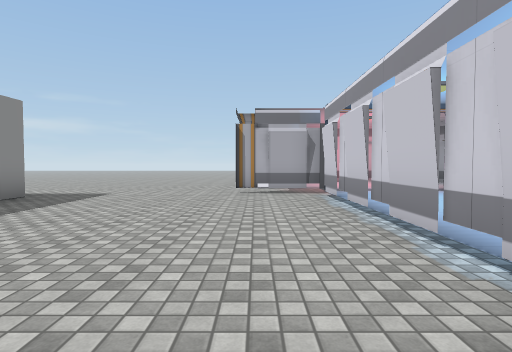
View 1 (above)

17 first-person views from a walk through a 3-D level made in the Unity game engine. The camera is 1.3 m above the floor, tilts 2° down and sees 80° across. The floor is counted in squares, 2 m on a side. Each view is taken from the middle of a square. On the plan, view 1 faces up. The plan holds only what a view shows up to about 10 squares ahead; the rest is blank. The place goes on beyond the plan. The player is left out. Some animated figures are left out. Door leaves are left out, so doorways stand open. Some surface patterns are stand-ins.

View 2
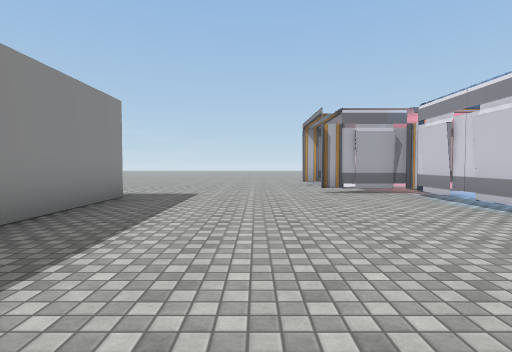

View 3
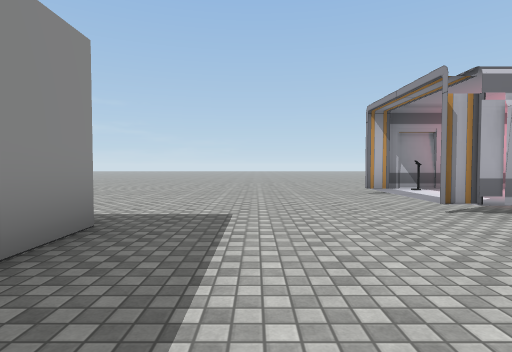

View 4
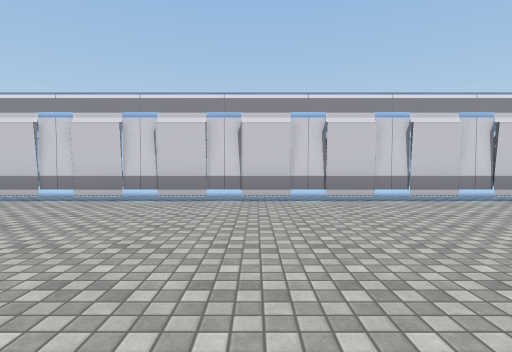

View 5
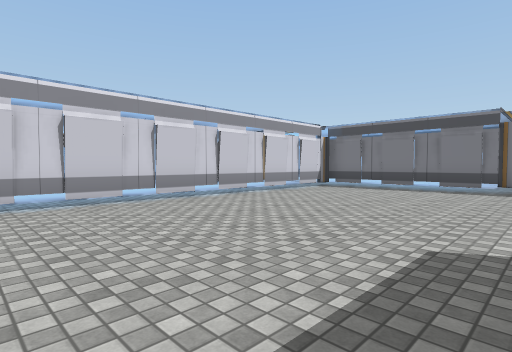

View 6
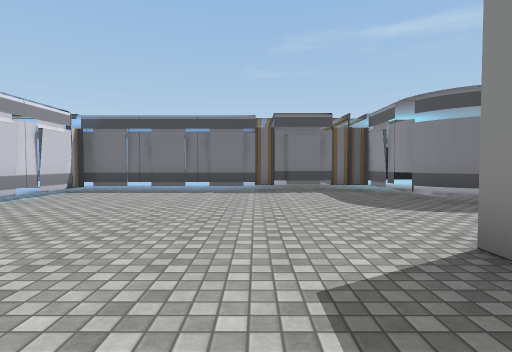

View 7
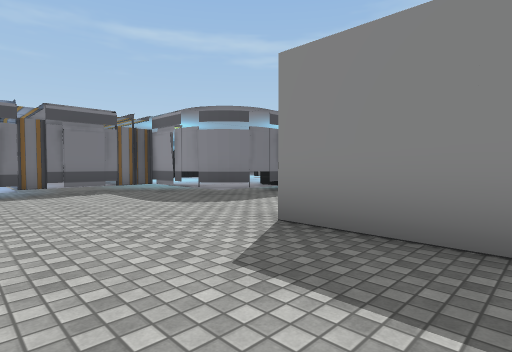

View 8
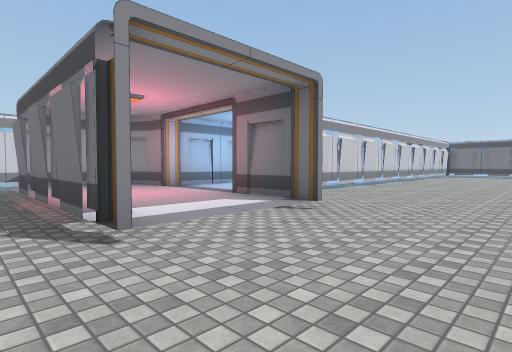

View 9
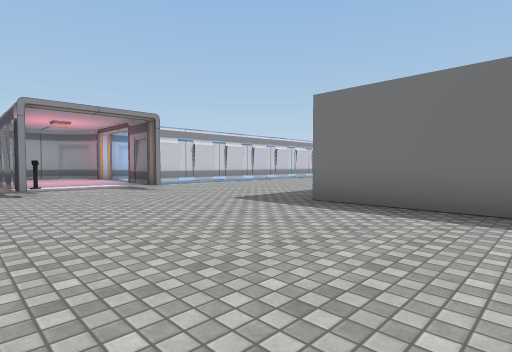

View 10
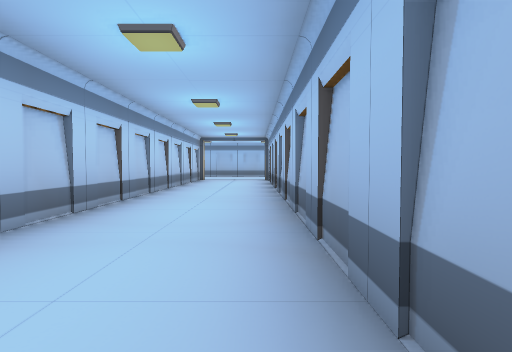

View 11
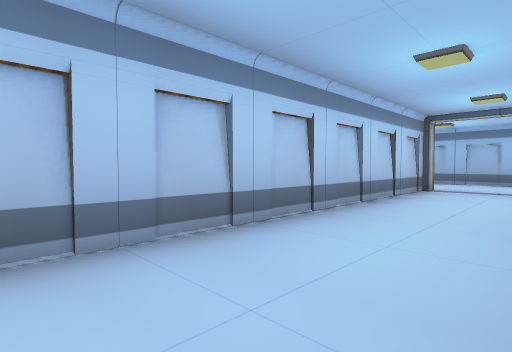

View 12
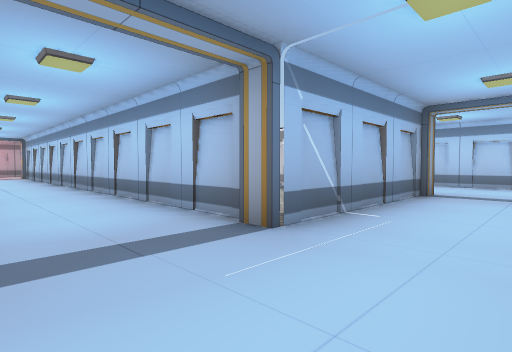

View 13
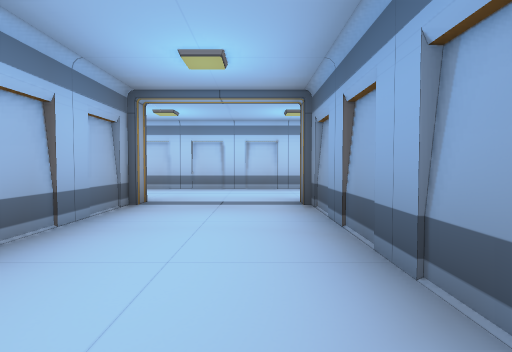

View 14
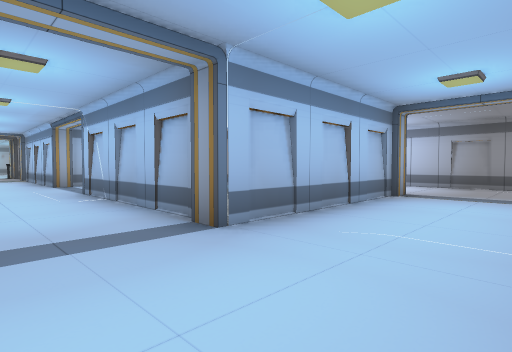

View 15
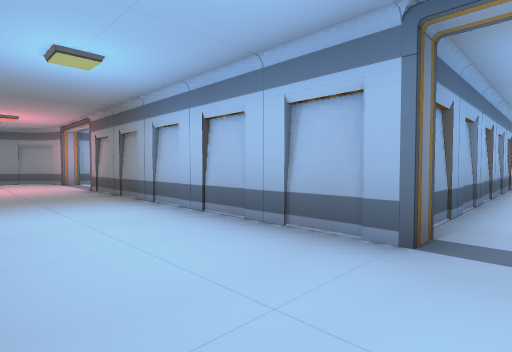

View 16
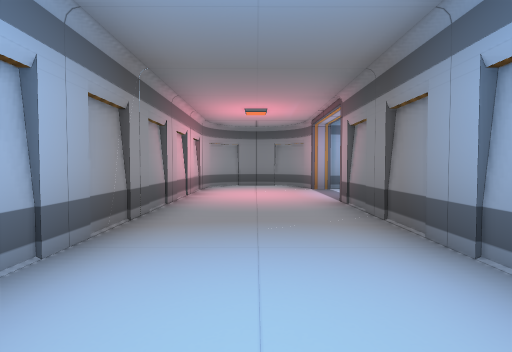

View 17
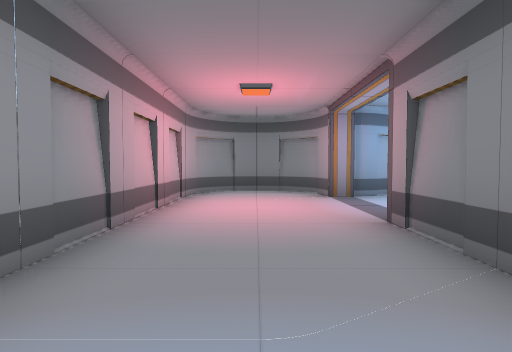

### Floor plan
Key: @ floor where view 1 was taken; # wall or solid block; . main floor; - floor 0.25 m lower than the main floor; D open door; T thing the floor can be seen under or through.
Columns run from 8 left of view 1 to 13 right of it. Each row starts with its distance up from view 1.
 11 -----------
 10 --------D#######
  9 --------D.....#
  8 --------D.....#
  7 --------TT...##
  6 ### -----T...#
  5     -----T...#
  4    #-----T...#
  3    #-----T...#
  2     -----T...#
  1      ----#...#
  0     ----@#...#
 -1     -----T...#   ###
 -2     -----T...#   ...
 -3    #-----T...#   ...
 -4   -------T...#   #..
 -5  --------T...#   #..
 -6  ##------T...#   #...
 -7 ..#------T...#   #...
 -8 ..#------T...#   #...#
 -9  .#DTTTTTT...#####...#
-10  ..D.................#
-11  ..D..   ............#
-12           ########...#
-13                  #...
-14                  #...
-15                  #...
-16                  #...#
-17                  #...#
-18                  #...#
-19                  #...#
-20                  ....#
-21                  ....#
-22                 .....#
-23                 ###.##
-24                   ###

Where each view was taken, in squares from view 1:
view 1: 0 up, 0 right, facing up
view 2: 0 up, 2 left, facing up
view 3: 3 up, 3 left, facing up
view 4: 0 up, 4 left, facing right
view 5: 0 up, 4 left, facing down-right
view 6: 1 down, 3 left, facing down
view 7: 1 down, 2 left, facing down-left
view 8: 11 up, 3 left, facing down-right
view 9: 11 up, 8 left, facing down-right
view 10: 5 up, 2 right, facing down
view 11: 0 up, 2 right, facing down-right
view 12: 11 down, 2 right, facing up-right
view 13: 11 down, 4 right, facing right
view 14: 11 down, 12 right, facing up-left
view 15: 11 down, 12 right, facing down-left
view 16: 14 down, 11 right, facing down
view 17: 16 down, 11 right, facing down
